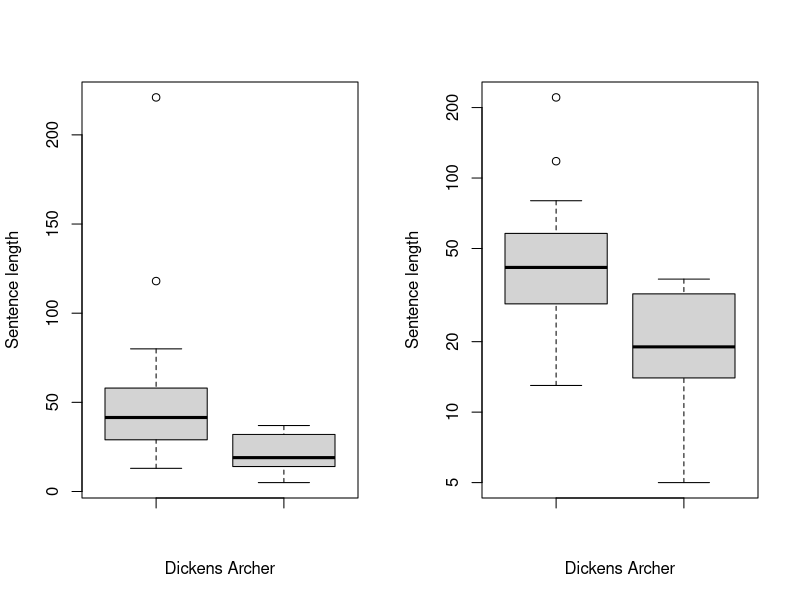
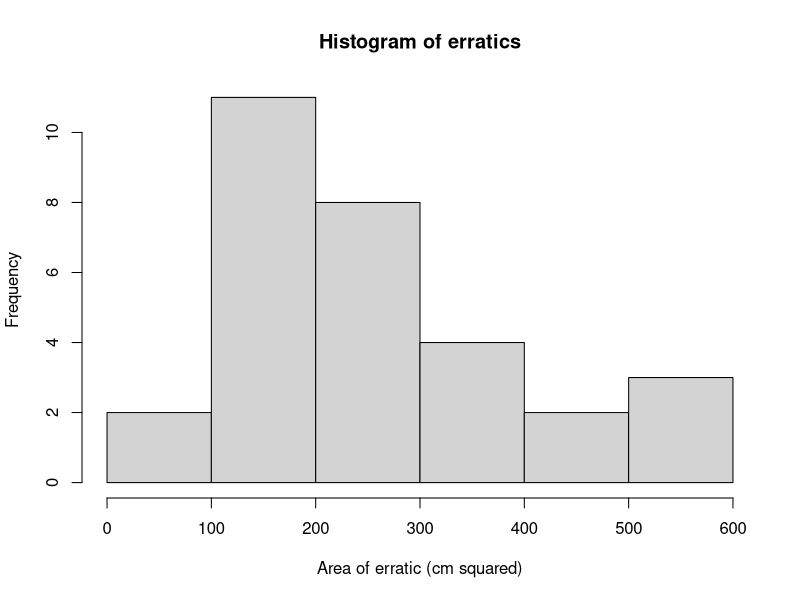
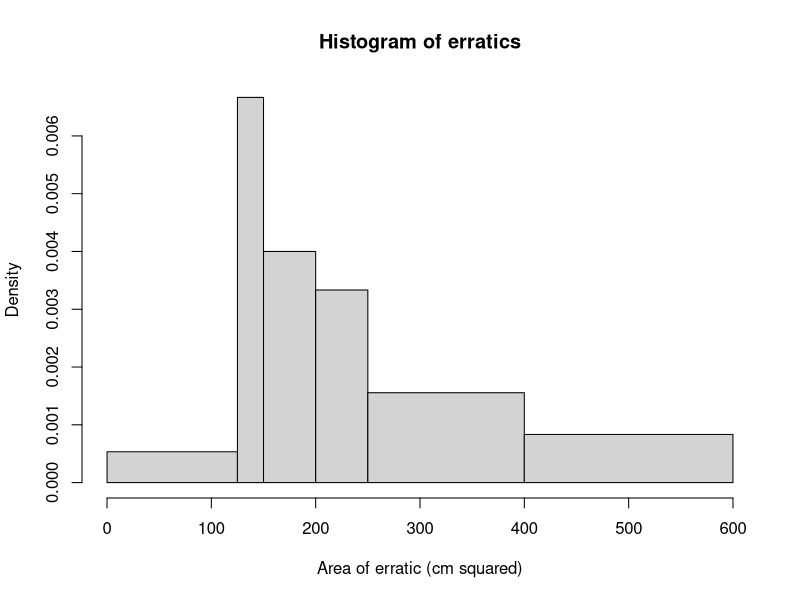
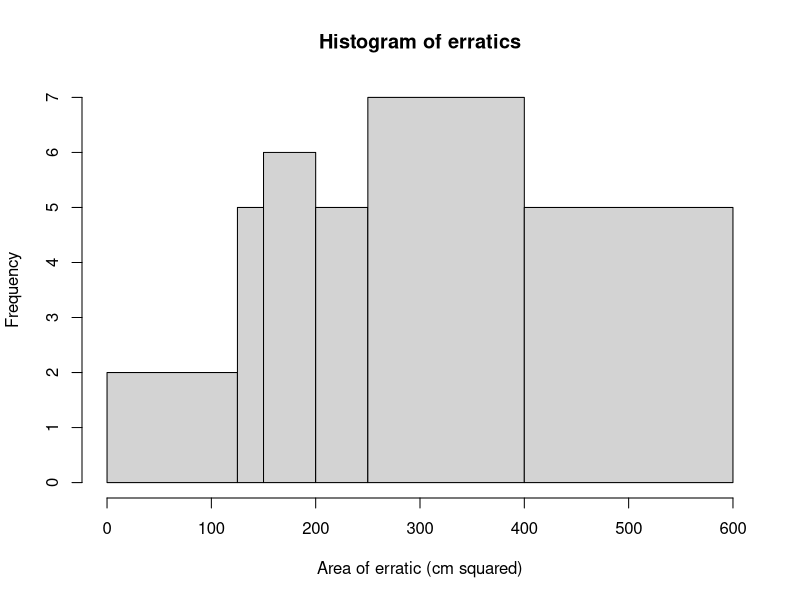
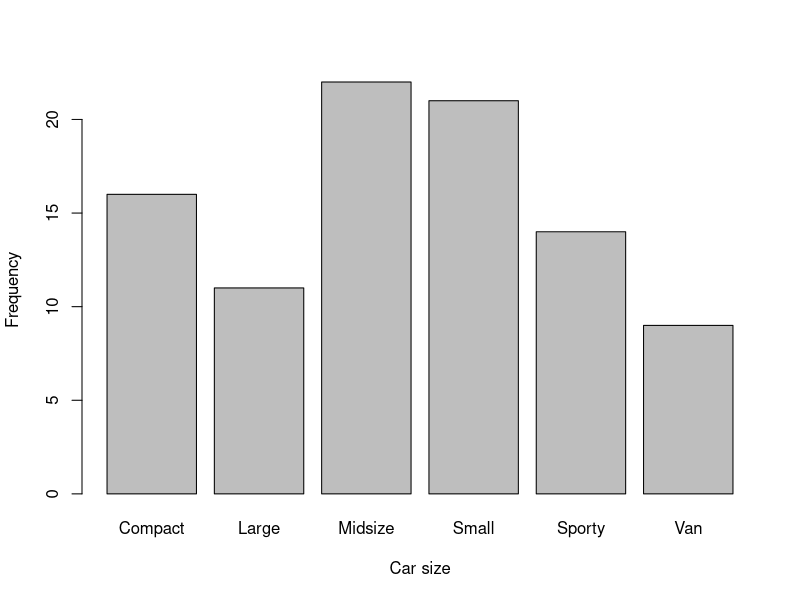
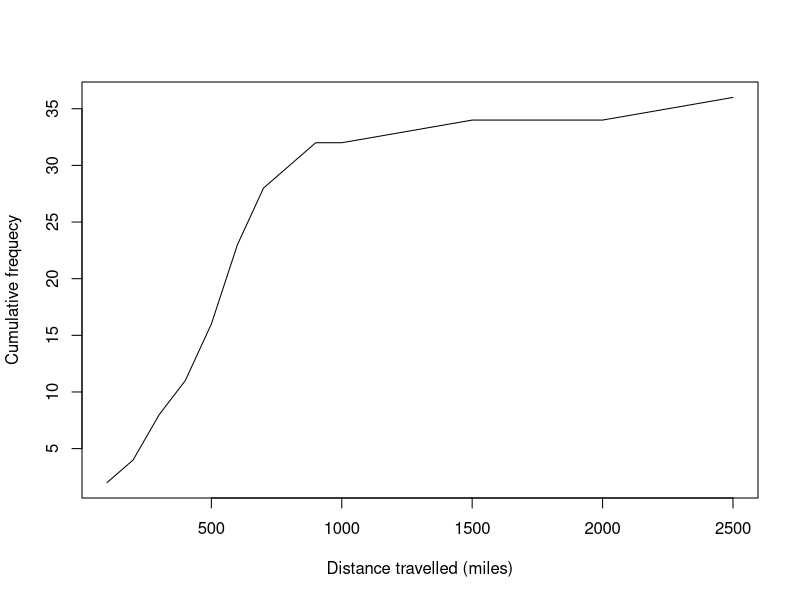

Recreate these plots in R, in order.
## ---- chunk 1
#install.packages("MASS") # Comment out once this has been installed
library(MASS)
## ---- chunk 2
# Clear the environment
if(!is.null(dev.list())) dev.off()
rm(list = ls())
cat("\014")
## ---- chunk 3
# Load the data
xvec <- c(4:17) # x values
frevec<-c(3,5,5,5,6,8,9,3,1,1,2,1,0,1) # frequency vector (how many of each x)
## ---- chunk 4
# Estimate mode (Example 2.1)
loc<-which(frevec == max(frevec,na.rm=TRUE)) # na.rm: whether to remove missing values
# Alternatively, try: which.max(frevec). What does this give?
modeelement<-xvec[loc]
print(paste("Mode is:",toString(modeelement)))
## ---- chunk 5
# Estimate the mean
totalsum=frevec%*%xvec #inner product of two vectors
n=sum(frevec) # number of observations
meanval<-totalsum/n
print(paste("Mean value is",meanval))
## ---- chunk 6
# Alternatively, find totalsum using a loop:
totalsum=0
for(i in 1:length(xvec)){
  totalsum <- totalsum + xvec[i]*frevec[i]
}
n=sum(frevec) # number of observations
meanval<-totalsum/n
print(paste("Mean value using a loop is",meanval))
## ---- chunk 7
# Estimate 20% trimmed mean (Example 2.2)
wordcounts<-c(118,39,27,13,49,35,51,29,68,54,58,42,16,221,80,25,41,33)
meanval<-mean(wordcounts)
trimmedmeanval<-mean(wordcounts, trim=0.1) # 20% trimmed (remove bottom 10% and top 10%)
print(paste("Mean value is",meanval))
print(paste("Trimmed mean value is",signif(trimmedmeanval,3))) # Quote answer to 3 s.f.
## ---- chunk 8
## Check what trim=0.1 did: 
sorted_wordcounts<-sort(wordcounts, decreasing = FALSE) # sort in ascending order using sort()
remove_words<-floor(0.1*length(wordcounts)) # how many words to remove from top and bottom; use floor()
L<-length(wordcounts)
trimmedmeanval<-mean(sorted_wordcounts[(remove_words+1):(L-remove_words)])
print(paste("Trimmed mean value is",trimmedmeanval))
# trim=0.1 removed the bottom and top values after sorting the data (10% is 1.8 so takes the integer)
## Try, e.g. 40% trimmed (trim=0.2)
## ---- chunk 9
# The Winsorized mean (Example 2.2)
numchange<-floor(0.1*length(wordcounts)) #number of ignored elements from the bottom or top
print(sorted_wordcounts)
wins_wordcounts<-sorted_wordcounts
if (numchange>=1) {
for (t in 1:numchange){wins_wordcounts[t]<-sorted_wordcounts[numchange+1]}
for (t in seq(L-numchange+1,L,by=1)) {wins_wordcounts[t]<- sorted_wordcounts[L-numchange]}
}
print(wins_wordcounts)
winsorizedmeanval<-mean(wins_wordcounts)
print(paste("Winsorized mean value is",signif(winsorizedmeanval,4)))
## ---- chunk 10
# Estimate median
print(sorted_wordcounts)
medianval=median(sorted_wordcounts)
print(paste("Median is",medianval))
## ---- chunk 11
# Load Data (Example 2.2)
data<-c(13,16,25,27,29,33,35,39,41,42,49,51,54,58,68,80,118,221)
# range of data 
rangeval<-range(data)
print(paste("The range of sentence lengths is from",rangeval[1], "to", rangeval[2]))
## ---- chunk 12
# Estimate lower and upper quartiles
quartileeval<-quantile(data, probs = c(0.25,0.75), na.rm = FALSE,
 names = TRUE, type = 1) # type=1 agrees with simple method for finding quartiles
print(paste("The lower quartile is",quartileeval[1],"and the upper quartile is",quartileeval[2]))
## ---- chunk 13
# Plotting a boxplot
# Load the data
dickensdata<-c(118,39,27,13,49,35,51,29,68,54,58,42,16,221,80,25,41,33) #dickens dataset
archerdata<-c(8,10,15,13,32,25,14,16,32,25,5,34,36,19,20,37,19) # archer dataset
par(mfrow = c(1,2)) # c(1,2) is 1 row, 2 columns for the plots. Play with this. 
boxplot(dickensdata,archerdata,range=1.5, xlab="Dickens Archer", ylab="Sentence length")
# Note that the whiskers extend to "range" times the interquartile range  
boxplot(dickensdata,archerdata,log='y',range=1.5,xlab="Dickens Archer",ylab="Sentence length") 
# Comment on/interpret the plots
## ---- chunk 14
# Load the data (Example 2.3)
erratics<-c(216, 420, 240, 100, 247, 128, 540, 594, 160, 286, 216, 448, 380, 509, 90,156, 135, 225,
304, 144, 152, 143, 135, 266, 286, 154, 154, 386, 378, 160)
par(mfrow = c(1,1))
hist(erratics,breaks=c(0,100,200,300,400,500,600),xlab="Area of erratic (cm squared)") 
# defaults to frequency if class widths are equal
hist(erratics,breaks=c(0,125,150,200,250,400,600),xlab="Area of erratic (cm squared)") 
# defaults to density if class widths are not equidistant
# The below is WRONG for unequal widths (should be freq=FALSE):
hist(erratics,breaks=c(0,125,150,200,250,400,600),xlab="Area of erratic (cm squared)",freq=TRUE) 
## ---- chunk 15
data("Cars93") # Load the data (this requires the MASS package)
?Cars93 # Read about the data set
head(Cars93) # Print out the first few rows of the dataframe
names(Cars93) # Get the variable names
unique(Cars93$Type) # Find how many different car types there are in the data set
str(Cars93$Type) # Find the variable data type ("Factor" is qualitative/categorical)
counts <- table(Cars93$Type) # Get the number of cars of each size
barplot(counts,xlab="Car size",ylab="Frequency") # Plot the bar chart
## ---- chunk 16
# Cumulative frequency plot
# Load data (Example 2.4)
cumulative_freq<-c(2,4,8,11,16,23,28,30,32,32,34,34,36)
break_points<-c(seq(100,1000,100),seq(1500,2500,500)) # vector with steps 
# of 100 between 100 and 1000, 
# and steps of 500 between 1500 and 2500 (upper values in class intervals)
plot(break_points,cumulative_freq,xlab="Distance travelled (miles)",ylab="Cumulative frequecy",
type="l")
## ---- chunk 17
# Find the standard deviation of the Dickens and Archer data 
archerdata<-c(8,10,15,13,32,25,14,16,32,25,5,34,36,19,20,37,19)
dickensdata<-c(118,39,27,13,49,35,51,29,68,54,58,42,16,221,80,25,41,33) #dickens dataset
archersdval<-sd(archerdata)
dickensdval<-sd(dickensdata)
print(paste("Standard deviation for the Archer data is",archersdval,"words."))
print(paste("Standard deviation for the Dickens data is",dickensdval,"words."))

# Now calculate the variance and standard deviation 
# of the Dickens and Archer data using the formulae given in the lectures. 
# Check that you get the same answers as above.
